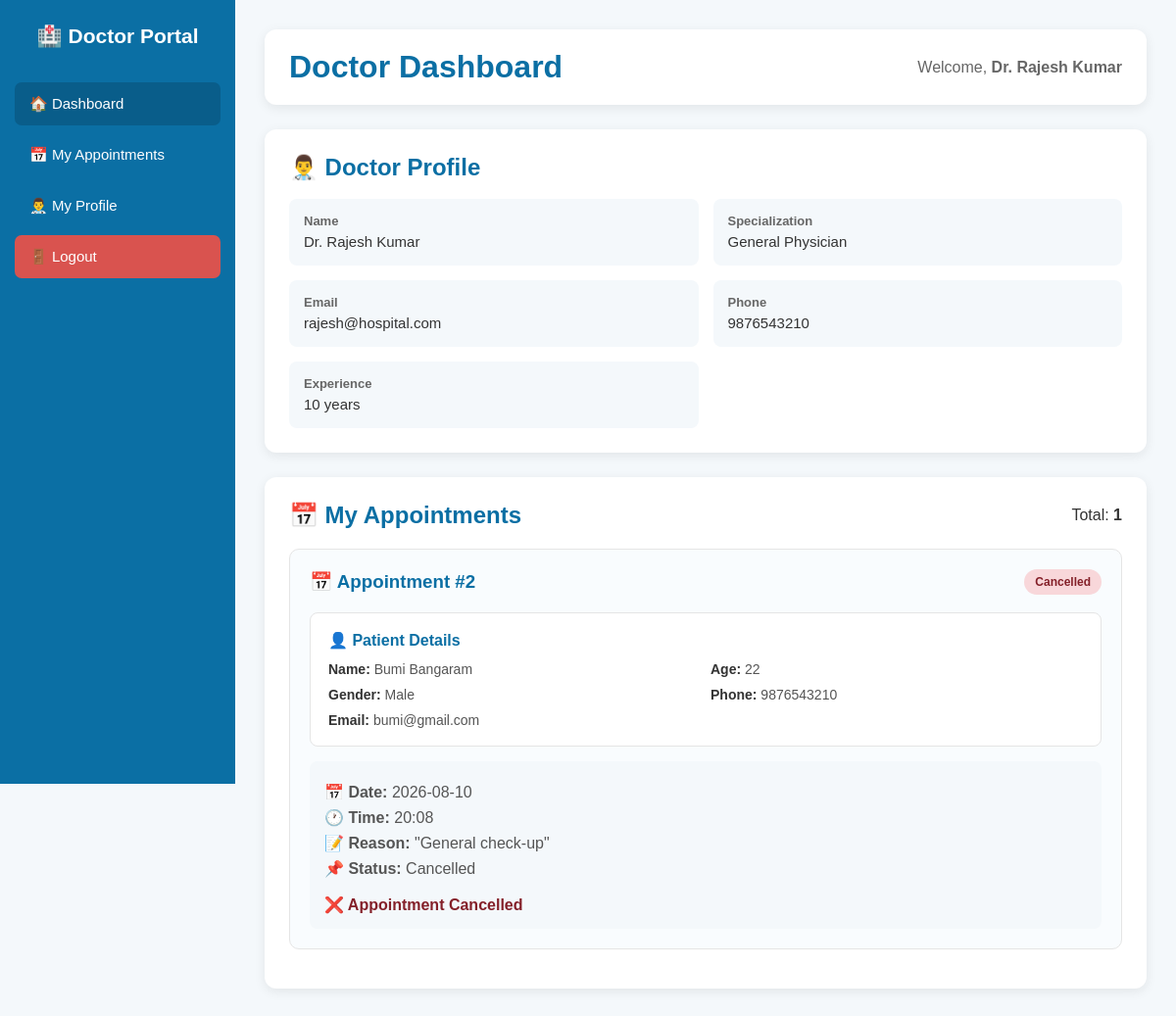
/doctor-dashboard (signed in), run on the app's committed database.
### tables this page shows
CREATE TABLE doctors (
            id INTEGER PRIMARY KEY AUTOINCREMENT,
            name TEXT NOT NULL,
            specialization TEXT NOT NULL,
            phone TEXT,
            email TEXT,
            experience INTEGER DEFAULT 0
        , password TEXT);

CREATE TABLE appointments (
            id INTEGER PRIMARY KEY AUTOINCREMENT,

            patient_id INTEGER NOT NULL,

            doctor_name TEXT NOT NULL,

            appointment_date TEXT NOT NULL,

            appointment_time TEXT NOT NULL,

            reason TEXT,

            status TEXT DEFAULT 'Pending',

            FOREIGN KEY (patient_id)
            REFERENCES patients(id)
        );

CREATE TABLE patients (
            id INTEGER PRIMARY KEY AUTOINCREMENT,
            name TEXT NOT NULL,
            age INTEGER NOT NULL,
            gender TEXT NOT NULL,
            phone TEXT NOT NULL,
            email TEXT UNIQUE NOT NULL,
            password TEXT NOT NULL
        );

### app.py (the view)
@app.route("/doctor-dashboard")
def doctor_dashboard():
    if "doctor_id" not in session:
        return redirect(url_for("doctor_login"))
    connection = get_database()
    doctor_id = session["doctor_id"]
    doctor = connection.execute(
        """
        SELECT *
        FROM doctors
        WHERE id = ?
        """,
        (doctor_id,)
    ).fetchone()
    if doctor is None:
        connection.close()
        session.pop("doctor_id", None)
        session.pop("doctor_name", None)
        return redirect(url_for("doctor_login"))
    appointments = connection.execute(
        """
        SELECT
            appointments.*,

            patients.name AS patient_name,
            patients.age AS patient_age,
            patients.gender AS patient_gender,
            patients.phone AS patient_phone,
            patients.email AS patient_email

        FROM appointments

        LEFT JOIN patients
            ON appointments.patient_id = patients.id

        WHERE appointments.doctor_name LIKE ?

        ORDER BY
            appointments.appointment_date DESC,
            appointments.appointment_time DESC
        """,
        (
            "%" + doctor["name"] + "%",
        )
    ).fetchall()
    connection.close()
    return render_template(
        "doctor_dashboard.html",
        doctor=doctor,
        appointments=appointments
    )

### app.py (called while the page is built)
def get_database():
    connection = sqlite3.connect("hospital.db")
    connection.row_factory = sqlite3.Row
    return connection

### templates/doctor_dashboard.html (shortened to what this page needs)
<!DOCTYPE html>
<html lang="en">
<head>
</head>
<body>
    <div class="sidebar">
        <div class="logo">
            🏥 Doctor Portal
        </div>
        <a
            href="{{ url_for('doctor_dashboard') }}"
            class="active"
        >
            🏠 Dashboard
        </a>
        <a href="#appointments">
            📅 My Appointments
        </a>
        <a href="#profile">
            👨‍⚕️ My Profile
        </a>
        <a
            href="{{ url_for('logout') }}"
            class="logout"
        >
            🚪 Logout
        </a>
    </div>
    <div class="main">
        <div class="topbar">
            <h1>
                Doctor Dashboard
            </h1>
            <div class="welcome">
                Welcome,
                <strong>
                    {{ doctor["name"] }}
                </strong>
            </div>
        </div>
        <div
            class="profile"
            id="profile"
        >
            <h2>
                👨‍⚕️ Doctor Profile
            </h2>
            <div class="profile-grid">
                <div class="profile-item">
                    <strong>
                        Name
                    </strong>
                    <span>
                        {{ doctor["name"] }}
                    </span>
                </div>
                <div class="profile-item">
                    <strong>
                        Specialization
                    </strong>
                    <span>
                        {{ doctor["specialization"] }}
                    </span>
                </div>
                <div class="profile-item">
                    <strong>
                        Email
                    </strong>
                    <span>
                        {{ doctor["email"] }}
                    </span>
                </div>
                <div class="profile-item">
                    <strong>
                        Phone
                    </strong>
                    <span>
                        {{ doctor["phone"] or "Not provided" }}
                    </span>
                </div>
                <div class="profile-item">
                    <strong>
                        Experience
                    </strong>
                    <span>
                        {{ doctor["experience"] or 0 }} years
                    </span>
                </div>
            </div>
        </div>
        <div
            class="section"
            id="appointments"
        >
            <div class="section-title">
                <h2>
                    📅 My Appointments
                </h2>
                <span>
                    Total:
                    <strong>
                        {{ appointments|length }}
                    </strong>
                </span>
            </div>
            {% if appointments %}
                {% for appointment in appointments %}
                    <div class="appointment">
                        <div class="appointment-header">
                            <h3>
                                📅 Appointment #{{ appointment["id"] }}
                            </h3>
                            {% set status = appointment["status"] or "Pending" %}
                            <span
                                class="status
                                {% if status == 'Pending' %}
                                    pending
                                {% elif status == 'Confirmed' %}
                                    confirmed
                                {% elif status == 'Cancelled' %}
                                    cancelled
                                {% elif status == 'Completed' %}
                                    completed
                                {% endif %}
                                "
                            >
                                {{ status }}
                            </span>
                        </div>
                        <div class="patient-box">
                            <div class="patient-title">
                                👤 Patient Details
                            </div>
                            <div class="patient-grid">
                                <div class="patient-item">
                                    <strong>
                                        Name:
                                    </strong>
                                    {{ appointment["patient_name"] or "Unknown" }}
                                </div>
                                <div class="patient-item">
                                    <strong>
                                        Age:
                                    </strong>
                                    {{ appointment["patient_age"] or "Not provided" }}
                                </div>
                                <div class="patient-item">
                                    <strong>
                                        Gender:
                                    </strong>
                                    {{ appointment["patient_gender"] or "Not provided" }}
                                </div>
                                <div class="patient-item">
                                    <strong>
                                        Phone:
                                    </strong>
                                    {{ appointment["patient_phone"] or "Not provided" }}
                                </div>
                                <div class="patient-item">
                                    <strong>
                                        Email:
                                    </strong>
                                    {{ appointment["patient_email"] or "Not provided" }}
                                </div>
                            </div>
                        </div>
                        <div class="appointment-info">
                            <p>
                                <strong>
                                    📅 Date:
                                </strong>
                                {{ appointment["appointment_date"] }}
                            </p>
                            <p>
                                <strong>
                                    🕐 Time:
                                </strong>
                                {{ appointment["appointment_time"] }}
                            </p>
                            <p>
                                <strong>
                                    📝 Reason:
                                </strong>
                                {{ appointment["reason"] or "No reason provided" }}
                            </p>
                            <p>
                                <strong>
                                    📌 Status:
                                </strong>
                                {{ status }}
                            </p>
                            <div class="appointment-actions">
                                {% if status == "Pending" %}
                                    <a
                                        href="{{ url_for(
                                            'doctor_update_appointment',
                                            appointment_id=appointment['id'],
                                            status='Confirmed'
                                        ) }}"
                                        class="action-btn confirm-btn"
                                    >
                                        ✅ Confirm
                                    </a>
                                    <a
                                        href="{{ url_for(
                                            'doctor_update_appointment',
                                            appointment_id=appointment['id'],
                                            status='Cancelled'
                                        ) }}"
                                        class="action-btn cancel-btn"
                                    >
                                        ❌ Cancel
                                    </a>
                                {% elif status == "Completed" %}
                                    <span class="done-text">
                                        ✅ Appointment Completed
                                    </span>
                                {% elif status == "Cancelled" %}
                                    <span class="cancelled-text">
                                        ❌ Appointment Cancelled
                                    </span>
                                {% endif %}
                            </div>
                        </div>
                    </div>
                {% endfor %}
            {% endif %}
        </div>
    </div>
</body>
</html>

### templates/doctor_dashboard.html (style rules this page uses)
* { margin: 0; padding: 0; box-sizing: border-box; font-family: Arial, sans-serif; }
body { background: #f4f8fb; color: #333; }
.sidebar { position: fixed; left: 0; top: 0; width: 240px; height: 100vh; background: #0b6fa4; padding: 25px 15px; }
.logo { color: white; font-size: 21px; font-weight: bold; text-align: center; margin-bottom: 35px; }
.sidebar a { display: block; color: white; text-decoration: none; padding: 13px 15px; margin-bottom: 8px; border-radius: 7px; font-size: 15px; }
.sidebar a:hover, .sidebar a.active { background: #095d8a; }
.logout { background: #d9534f; }
.main { margin-left: 240px; padding: 30px; }
.topbar { background: white; padding: 20px 25px; border-radius: 12px; display: flex; justify-content: space-between; align-items: center; margin-bottom: 25px; box-shadow: 0 3px 12px rgba(0, 0, 0, 0.08); }
.topbar h1 { color: #0b6fa4; }
.welcome { color: #666; }
.profile { background: white; padding: 25px; border-radius: 12px; margin-bottom: 25px; box-shadow: 0 3px 12px rgba(0, 0, 0, 0.08); }
.profile h2 { color: #0b6fa4; margin-bottom: 18px; }
.profile-grid { display: grid; grid-template-columns: repeat(2, 1fr); gap: 15px; }
.profile-item { background: #f4f8fb; padding: 15px; border-radius: 8px; }
.profile-item strong { display: block; color: #666; font-size: 13px; margin-bottom: 5px; }
.profile-item span { font-size: 15px; color: #333; }
.section { background: white; padding: 25px; border-radius: 12px; box-shadow: 0 3px 12px rgba(0, 0, 0, 0.08); }
.section-title { display: flex; justify-content: space-between; align-items: center; margin-bottom: 20px; }
.section-title h2 { color: #0b6fa4; }
.appointment { border: 1px solid #e5e5e5; padding: 20px; border-radius: 10px; margin-bottom: 15px; background: #f9fcfe; }
.appointment-header { display: flex; justify-content: space-between; align-items: center; margin-bottom: 18px; }
.appointment-header h3 { color: #0b6fa4; }
.patient-box { background: white; border: 1px solid #e5e5e5; padding: 18px; border-radius: 8px; margin-bottom: 15px; }
.patient-title { color: #0b6fa4; font-size: 16px; font-weight: bold; margin-bottom: 12px; }
.patient-grid { display: grid; grid-template-columns: repeat(2, 1fr); gap: 10px; }
.patient-item { color: #555; font-size: 14px; }
.patient-item strong { color: #333; }
.appointment-info { background: #f4f8fb; padding: 15px; border-radius: 8px; margin-top: 15px; }
.appointment-info p { margin: 7px 0; color: #555; }
.status { display: inline-block; padding: 6px 11px; border-radius: 15px; font-size: 12px; font-weight: bold; }
.cancelled { background: #f8d7da; color: #842029; }
.appointment-actions { margin-top: 18px; display: flex; gap: 10px; flex-wrap: wrap; }
.cancelled-text { color: #842029; font-weight: bold; }

### data on the page
doctors: name "Dr. Rajesh Kumar", specialization "General Physician", email "rajesh@hospital.com", phone "9876543210", experience "10"
appointments: id "2", status "Cancelled", name "Bumi Bangaram", age "22", gender "Male", phone "9876543210", email "bumi@gmail.com", appointment_date "2026-08-10", appointment_time "20:08", reason "\"General check-up\"", shows "❌ Appointment Cancelled"

### other printed values
{{ appointments|length }} "1"
